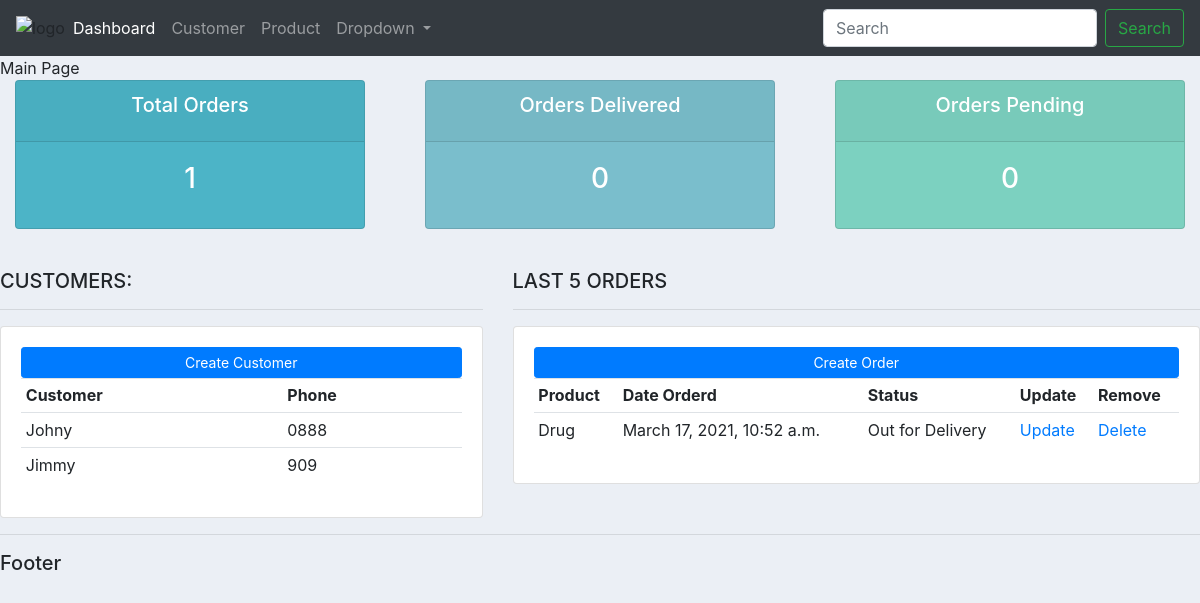
Before: / with the older database file.
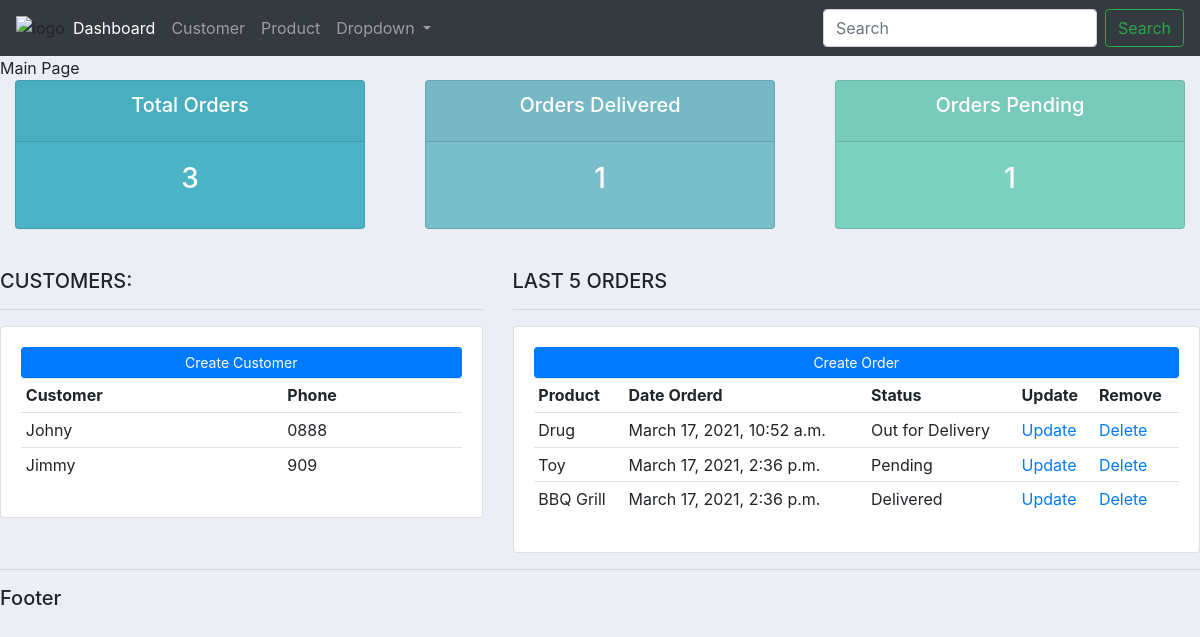
After: the same page with the newer database file.
### accounts/models.py (models this page shows, shortened)
class Customer(models.Model):
    name = models.CharField("Customer Name ", max_length=200, null=True)
    phone = models.CharField("Phone Number ", max_length=50, null=True)
    email = models.CharField("Email ", max_length=30, null=True)
    date_created = models.DateTimeField(auto_now_add=True, null=True)

class Order(models.Model):
    STATUS = (
        ('Pending', 'Pending'),
        ('Out for Delivery', 'Out for Delivery'),
        ('Delivered', 'Delivered'),
    )
    customer = models.ForeignKey(Customer, null=True, on_delete=models.SET_NULL)
    product = models.ForeignKey(Product, null=True, on_delete=models.SET_NULL)
    date_created = models.DateTimeField(auto_now_add=True, null=True)
    status = models.CharField("Status ", max_length=250, null=True, choices=STATUS)

class Product(models.Model):
    CATEGORY = (
        ('Indoor', 'Indoor'),
        ('Out Door', 'Out Door')
    )
    name = models.CharField("Product Name ", max_length=200, null=True)
    price = models.FloatField("Price", null=True)
    category = models.CharField("Category ", max_length=30, null=True, choices=CATEGORY)
    description = models.CharField("Description ", max_length=250, null=True, blank=True )
    date_created = models.DateTimeField(auto_now_add=True, null=True)
    tags = models.ManyToManyField(Tag)
    def __str__(self):
        return self.name

### accounts/views.py (the view)
# urls.py: path('', views.home),
def home(request):
    orders = Order.objects.all()
    customers = Customer.objects.all()
    total_customers = customers.count()
    total_orders = orders.count()
    delivered = orders.filter(status='Delivered').count()
    pending = orders.filter(status='Pending').count()
    context = {'orders': orders, 'customers': customers, 'total_orders': total_orders, 'delivered': delivered,
               'pending': pending}
    return render(request, 'accounts/dashboard.html', context)

### templates/accounts/dashboard.html
{%  extends 'accounts/main.html' %}
{% block content %}
{%  include 'accounts/status.html' %}
<br>
<div class="row">
	<div class="col-md-5">
		<h5>CUSTOMERS:</h5>
		<hr>
		<div class="card card-body">
			<a class="btn btn-primary  btn-sm btn-block" href="">Create Customer</a>
			<table class="table table-sm">
				<tr>
					<th>Customer</th>
					<th>Phone</th>
				</tr>
                 {% for customer in customers %}
                <tr>
                <td>{{ customer.name }}</td>
                <td>{{ customer.phone }}</td>
                </tr>
                {% endfor %}
			</table>
		</div>
	</div>
	<div class="col-md-7">
		<h5>LAST 5 ORDERS</h5>
		<hr>
		<div class="card card-body">
			<a class="btn btn-primary  btn-sm btn-block" href="">Create Order</a>
			<table class="table table-sm">
				<tr>
					<th>Product</th>
					<th>Date Orderd</th>
					<th>Status</th>
					<th>Update</th>
					<th>Remove</th>
				</tr>
                {% for order in orders %}
                <tr>
                <td>{{ order.product }}</td>
                <td>{{ order.date_created }}</td>
                <td>{{ order.status }}</td>
                <td><a href="">Update</a></td>
                <td><a href="">Delete</a></td>
                </tr>
                {% endfor %}
			</table>
		</div>
	</div>
</div>
{% endblock %}

### templates/accounts/main.html (shortened to what this page needs)
{% load static %}
<!DOCTYPE html>
<html lang="en">
<head>
{% include 'accounts/navbar.html' %}
    {% block title %}Main Page{% endblock %}
<link rel="stylesheet" href="https://stackpath.bootstrapcdn.com/bootstrap/4.3.1/css/bootstrap.min.css">
    <link rel="stylesheet" type="text/css" href="{% static '/css/main.css' %}">
</head>
<body>
{% block content %}{% endblock %}
<hr>
<h5>Footer</h5>
</body>
</html>

### templates/accounts/navbar.html (shortened to what this page needs)
{% load static %}
<nav class="navbar navbar-expand-lg bg-dark navbar-dark">
    <img src="{% static 'images/logo1w.png' %}" alt="logo" >
  <div class="collapse navbar-collapse" id="navbarSupportedContent">
    <ul class="navbar-nav mr-auto">
      <li class="nav-item active">
        <a class="nav-link" href="#">Dashboard <span class="sr-only">(current)</span></a>
      </li>
      <li class="nav-item">
        <a class="nav-link" href="#">Customer</a>
      </li>
        <li class="nav-item">
        <a class="nav-link" href="#">Product</a>
      </li>
      <li class="nav-item dropdown">
        <a class="nav-link dropdown-toggle" href="#" id="navbarDropdown" role="button" data-toggle="dropdown" aria-haspopup="true" aria-expanded="false">
          Dropdown
        </a>
      </li>
    </ul>
    <form class="form-inline my-2 my-lg-0">
      <input class="form-control mr-sm-2" type="search" placeholder="Search" aria-label="Search">
      <button class="btn btn-outline-success my-2 my-sm-0" type="submit">Search</button>
    </form>
  </div>
</nav>

### templates/accounts/status.html
<br>
<div class="row">
	<div class="col">
		<div class="col-md">
			<div class="card text-center text-white  mb-3" id="total-orders">
			  	<div class="card-header">
			  		<h5 class="card-title">Total Orders</h5>
			  	</div>
			  	<div class="card-body">
			    	<h3 class="card-title">{{total_orders}}</h3>
			  	</div>
			</div>
		</div>
	</div>
	<div class="col">
		<div class="col-md">
			<div class="card text-center text-white  mb-3" id="orders-delivered">
			  	<div class="card-header">
			  		<h5 class="card-title">Orders Delivered</h5>
			  	</div>
			  	<div class="card-body">
			    	<h3 class="card-title">{{delivered}}</h3>
			  	</div>
			</div>
		</div>
	</div>
	<div class="col">
		<div class="col-md">
			<div class="card text-center text-white  mb-3" id="orders-pending">
			  	<div class="card-header">
			  		<h5 class="card-title">Orders Pending</h5>
			  	</div>
			  	<div class="card-body">
			    	<h3 class="card-title">{{pending}}</h3>
			  	</div>
			</div>
		</div>
	</div>
</div>

### static/css/main.css (style rules this page uses)
body { background-color: #ebeff5; }
#total-orders { background-color: #4cb4c7; }
#orders-delivered { background-color: #7abecc; }
#orders-pending { background-color: #7CD1C0; }

Changed rows visible on the page:
added Order: product "Toy", date_created "March 17, 2021, 2:36 p.m.", status "Pending"
added Order: product "BBQ Grill", date_created "March 17, 2021, 2:36 p.m.", status "Delivered"
Other visible differences:
{{ total_orders }}: "1" → "3"
{{ delivered }}: "0" → "1"
{{ pending }}: "0" → "1"
